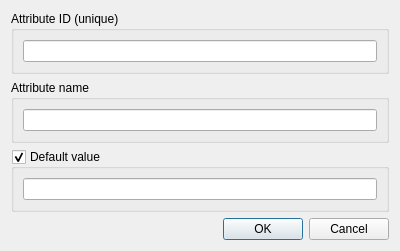
<?xml version="1.0" encoding="UTF-8"?>
<ui version="4.0">
 <class>CNewAttributeDialog</class>
 <widget class="QDialog" name="CNewAttributeDialog">
  <property name="geometry">
   <rect>
    <x>0</x>
    <y>0</y>
    <width>400</width>
    <height>218</height>
   </rect>
  </property>
  <property name="windowTitle">
   <string>New Attribute</string>
  </property>
  <layout class="QVBoxLayout" name="verticalLayout">
   <item>
    <widget class="QGroupBox" name="groupBox">
     <property name="title">
      <string>Attribute ID (unique)</string>
     </property>
     <layout class="QHBoxLayout" name="horizontalLayout">
      <item>
       <widget class="QLineEdit" name="AttrID"/>
      </item>
     </layout>
    </widget>
   </item>
   <item>
    <widget class="QGroupBox" name="groupBox_2">
     <property name="title">
      <string>Attribute name</string>
     </property>
     <layout class="QHBoxLayout" name="horizontalLayout_2">
      <item>
       <widget class="QLineEdit" name="AttrName"/>
      </item>
     </layout>
    </widget>
   </item>
   <item>
    <widget class="QGroupBox" name="ValueGB">
     <property name="title">
      <string>Default value</string>
     </property>
     <property name="checkable">
      <bool>true</bool>
     </property>
     <layout class="QHBoxLayout" name="horizontalLayout_3">
      <item>
       <widget class="QLineEdit" name="AttrValue"/>
      </item>
     </layout>
    </widget>
   </item>
   <item>
    <widget class="QDialogButtonBox" name="buttonBox">
     <property name="orientation">
      <enum>Qt::Horizontal</enum>
     </property>
     <property name="standardButtons">
      <set>QDialogButtonBox::Cancel|QDialogButtonBox::Ok</set>
     </property>
    </widget>
   </item>
  </layout>
 </widget>
 <resources/>
 <connections>
  <connection>
   <sender>buttonBox</sender>
   <signal>accepted()</signal>
   <receiver>CNewAttributeDialog</receiver>
   <slot>accept()</slot>
   <hints>
    <hint type="sourcelabel">
     <x>248</x>
     <y>254</y>
    </hint>
    <hint type="destinationlabel">
     <x>157</x>
     <y>274</y>
    </hint>
   </hints>
  </connection>
  <connection>
   <sender>buttonBox</sender>
   <signal>rejected()</signal>
   <receiver>CNewAttributeDialog</receiver>
   <slot>reject()</slot>
   <hints>
    <hint type="sourcelabel">
     <x>316</x>
     <y>260</y>
    </hint>
    <hint type="destinationlabel">
     <x>286</x>
     <y>274</y>
    </hint>
   </hints>
  </connection>
 </connections>
</ui>
